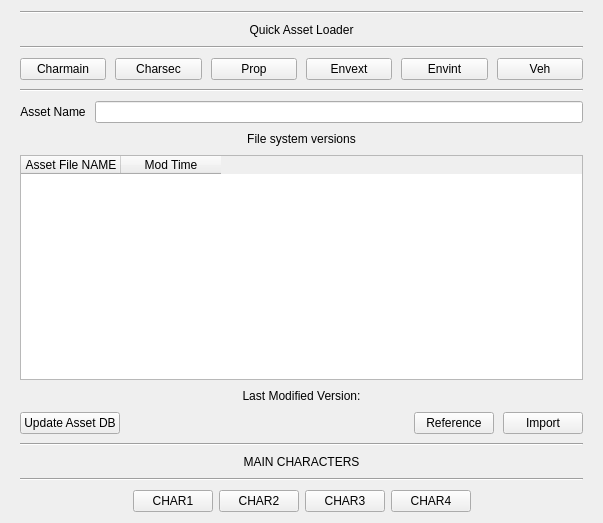
<?xml version="1.0" encoding="UTF-8"?>
<ui version="4.0">
 <class>layout</class>
 <widget class="QWidget" name="layout">
  <property name="geometry">
   <rect>
    <x>0</x>
    <y>0</y>
    <width>603</width>
    <height>523</height>
   </rect>
  </property>
  <property name="sizePolicy">
   <sizepolicy hsizetype="Fixed" vsizetype="Fixed">
    <horstretch>0</horstretch>
    <verstretch>0</verstretch>
   </sizepolicy>
  </property>
  <property name="windowTitle">
   <string>Test Widget</string>
  </property>
  <layout class="QVBoxLayout" name="verticalLayout">
   <property name="spacing">
    <number>9</number>
   </property>
   <property name="leftMargin">
    <number>20</number>
   </property>
   <property name="rightMargin">
    <number>20</number>
   </property>
   <item>
    <widget class="Line" name="line">
     <property name="orientation">
      <enum>Qt::Horizontal</enum>
     </property>
    </widget>
   </item>
   <item>
    <widget class="QLabel" name="label_2">
     <property name="text">
      <string>Quick Asset Loader</string>
     </property>
     <property name="alignment">
      <set>Qt::AlignCenter</set>
     </property>
    </widget>
   </item>
   <item>
    <widget class="Line" name="line_3">
     <property name="orientation">
      <enum>Qt::Horizontal</enum>
     </property>
    </widget>
   </item>
   <item>
    <layout class="QHBoxLayout" name="horizontalLayout_3">
     <property name="sizeConstraint">
      <enum>QLayout::SetFixedSize</enum>
     </property>
     <item>
      <widget class="QPushButton" name="charmainButton">
       <property name="text">
        <string>Charmain</string>
       </property>
      </widget>
     </item>
     <item>
      <widget class="QPushButton" name="charsecButton">
       <property name="text">
        <string>Charsec</string>
       </property>
      </widget>
     </item>
     <item>
      <widget class="QPushButton" name="propButton">
       <property name="text">
        <string>Prop</string>
       </property>
      </widget>
     </item>
     <item>
      <widget class="QPushButton" name="envextButton">
       <property name="text">
        <string>Envext</string>
       </property>
      </widget>
     </item>
     <item>
      <widget class="QPushButton" name="envintButton">
       <property name="text">
        <string>Envint</string>
       </property>
      </widget>
     </item>
     <item>
      <widget class="QPushButton" name="vehButton">
       <property name="text">
        <string>Veh</string>
       </property>
      </widget>
     </item>
    </layout>
   </item>
   <item>
    <widget class="Line" name="line_2">
     <property name="orientation">
      <enum>Qt::Horizontal</enum>
     </property>
    </widget>
   </item>
   <item>
    <layout class="QHBoxLayout" name="horizontalLayout">
     <item>
      <widget class="QLabel" name="label">
       <property name="text">
        <string>Asset Name</string>
       </property>
       <property name="alignment">
        <set>Qt::AlignCenter</set>
       </property>
      </widget>
     </item>
     <item>
      <widget class="QLineEdit" name="inputText"/>
     </item>
    </layout>
   </item>
   <item>
    <widget class="QLabel" name="label_3">
     <property name="text">
      <string>File system versions</string>
     </property>
     <property name="alignment">
      <set>Qt::AlignCenter</set>
     </property>
    </widget>
   </item>
   <item>
    <widget class="QTableWidget" name="tableWidget">
     <property name="sizePolicy">
      <sizepolicy hsizetype="MinimumExpanding" vsizetype="Expanding">
       <horstretch>0</horstretch>
       <verstretch>0</verstretch>
      </sizepolicy>
     </property>
     <property name="accessibleDescription">
      <string/>
     </property>
     <property name="showGrid">
      <bool>true</bool>
     </property>
     <property name="gridStyle">
      <enum>Qt::DashLine</enum>
     </property>
     <property name="sortingEnabled">
      <bool>true</bool>
     </property>
     <property name="wordWrap">
      <bool>true</bool>
     </property>
     <attribute name="horizontalHeaderVisible">
      <bool>true</bool>
     </attribute>
     <attribute name="horizontalHeaderCascadingSectionResizes">
      <bool>false</bool>
     </attribute>
     <attribute name="horizontalHeaderHighlightSections">
      <bool>false</bool>
     </attribute>
     <attribute name="horizontalHeaderShowSortIndicator" stdset="0">
      <bool>true</bool>
     </attribute>
     <attribute name="horizontalHeaderStretchLastSection">
      <bool>false</bool>
     </attribute>
     <attribute name="verticalHeaderVisible">
      <bool>true</bool>
     </attribute>
     <attribute name="verticalHeaderCascadingSectionResizes">
      <bool>false</bool>
     </attribute>
     <attribute name="verticalHeaderShowSortIndicator" stdset="0">
      <bool>false</bool>
     </attribute>
     <attribute name="verticalHeaderStretchLastSection">
      <bool>false</bool>
     </attribute>
     <column>
      <property name="text">
       <string>Asset File NAME</string>
      </property>
      <property name="textAlignment">
       <set>AlignCenter</set>
      </property>
     </column>
     <column>
      <property name="text">
       <string>Mod Time</string>
      </property>
      <property name="textAlignment">
       <set>AlignCenter</set>
      </property>
     </column>
    </widget>
   </item>
   <item>
    <widget class="QLabel" name="label_6">
     <property name="text">
      <string>Last Modified Version:</string>
     </property>
     <property name="alignment">
      <set>Qt::AlignCenter</set>
     </property>
    </widget>
   </item>
   <item>
    <layout class="QHBoxLayout" name="horizontalLayout_2">
     <item>
      <widget class="QPushButton" name="updateDBButton">
       <property name="text">
        <string>Update Asset DB</string>
       </property>
      </widget>
     </item>
     <item>
      <spacer name="horizontalSpacer">
       <property name="orientation">
        <enum>Qt::Horizontal</enum>
       </property>
       <property name="sizeHint" stdset="0">
        <size>
         <width>40</width>
         <height>20</height>
        </size>
       </property>
      </spacer>
     </item>
     <item>
      <widget class="QLabel" name="labelAsset">
       <property name="autoFillBackground">
        <bool>false</bool>
       </property>
       <property name="text">
        <string/>
       </property>
      </widget>
     </item>
     <item>
      <spacer name="horizontalSpacer_2">
       <property name="orientation">
        <enum>Qt::Horizontal</enum>
       </property>
       <property name="sizeHint" stdset="0">
        <size>
         <width>40</width>
         <height>20</height>
        </size>
       </property>
      </spacer>
     </item>
     <item>
      <widget class="QPushButton" name="reference_button">
       <property name="text">
        <string>Reference</string>
       </property>
      </widget>
     </item>
     <item>
      <widget class="QPushButton" name="import_button">
       <property name="text">
        <string>Import</string>
       </property>
      </widget>
     </item>
    </layout>
   </item>
   <item>
    <widget class="Line" name="line_4">
     <property name="orientation">
      <enum>Qt::Horizontal</enum>
     </property>
    </widget>
   </item>
   <item>
    <widget class="QLabel" name="label_4">
     <property name="text">
      <string>MAIN CHARACTERS</string>
     </property>
     <property name="alignment">
      <set>Qt::AlignCenter</set>
     </property>
    </widget>
   </item>
   <item>
    <widget class="Line" name="line_5">
     <property name="orientation">
      <enum>Qt::Horizontal</enum>
     </property>
    </widget>
   </item>
   <item>
    <layout class="QHBoxLayout" name="horizontalLayout_4" stretch="0,0,0,0,0,0">
     <property name="spacing">
      <number>6</number>
     </property>
     <property name="bottomMargin">
      <number>0</number>
     </property>
     <item>
      <spacer name="horizontalSpacer_3">
       <property name="orientation">
        <enum>Qt::Horizontal</enum>
       </property>
       <property name="sizeHint" stdset="0">
        <size>
         <width>40</width>
         <height>20</height>
        </size>
       </property>
      </spacer>
     </item>
     <item>
      <widget class="QPushButton" name="char1Button">
       <property name="text">
        <string>CHAR1</string>
       </property>
       <property name="iconSize">
        <size>
         <width>16</width>
         <height>20</height>
        </size>
       </property>
      </widget>
     </item>
     <item>
      <widget class="QPushButton" name="char2Button">
       <property name="text">
        <string>CHAR2</string>
       </property>
       <property name="iconSize">
        <size>
         <width>16</width>
         <height>20</height>
        </size>
       </property>
      </widget>
     </item>
     <item>
      <widget class="QPushButton" name="char3Button">
       <property name="text">
        <string>CHAR3</string>
       </property>
       <property name="iconSize">
        <size>
         <width>16</width>
         <height>20</height>
        </size>
       </property>
      </widget>
     </item>
     <item>
      <widget class="QPushButton" name="char4Button">
       <property name="text">
        <string>CHAR4</string>
       </property>
       <property name="iconSize">
        <size>
         <width>16</width>
         <height>20</height>
        </size>
       </property>
      </widget>
     </item>
     <item>
      <spacer name="horizontalSpacer_4">
       <property name="orientation">
        <enum>Qt::Horizontal</enum>
       </property>
       <property name="sizeHint" stdset="0">
        <size>
         <width>40</width>
         <height>20</height>
        </size>
       </property>
      </spacer>
     </item>
    </layout>
   </item>
  </layout>
  <zorder>line_2</zorder>
  <zorder>label_2</zorder>
  <zorder>line</zorder>
  <zorder>line_3</zorder>
  <zorder>label_3</zorder>
  <zorder>line_4</zorder>
  <zorder>line_5</zorder>
  <zorder>label_4</zorder>
  <zorder>tableWidget</zorder>
  <zorder>label_6</zorder>
  <zorder></zorder>
 </widget>
 <tabstops>
  <tabstop>inputText</tabstop>
  <tabstop>reference_button</tabstop>
  <tabstop>import_button</tabstop>
 </tabstops>
 <resources/>
 <connections/>
</ui>
